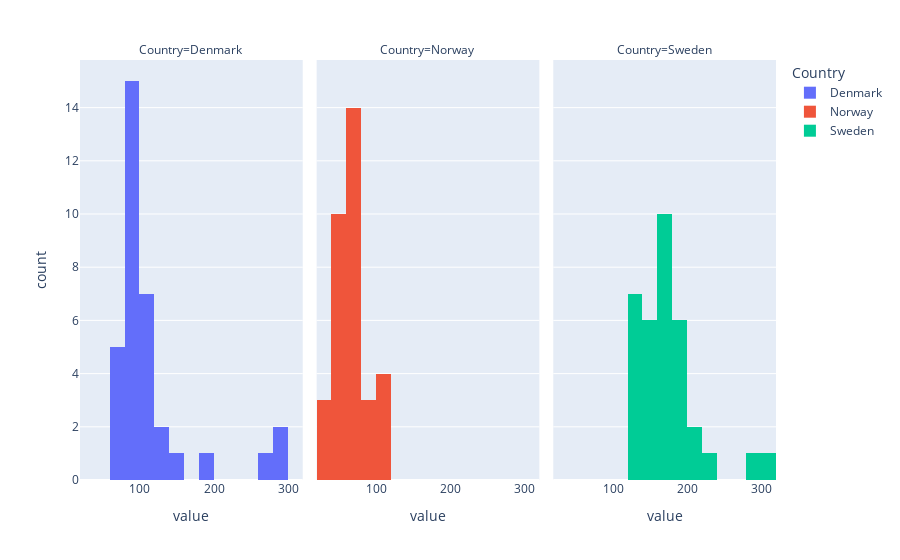

Here is the notebook cell this chart was saved with:
### Code cell
px.histogram(fav,facet_col='Country')

### Figure 1 — Plotly figure (JSON) as saved in the notebook; plotly's stock layout.template omitted (floating-point values rounded to 4 significant figures)
{"data": [{"alignmentgroup": "True", "bingroup": "x", "hovertemplate": "Country=Denmark<br>value=%{x}<br>count=%{y}<extra></extra>", "legendgroup": "Denmark", "marker": {"color": "#636efa", "pattern": {"shape": ""}}, "name": "Denmark", "offsetgroup": "Denmark", "orientation": "v", "showlegend": true, "type": "histogram", "x": [272, 293, 299, 106, 93, 73, 93, 109, 129, 129, 118, 111, 158, 186, 93, 111, 70, 83, 63, 81, 93, 81, 70, 89, 89, 62, 101, 97, 108, 81, 92, 93, 94, 81], "xaxis": "x", "yaxis": "y"}, {"alignmentgroup": "True", "bingroup": "x", "hovertemplate": "Country=Norway<br>value=%{x}<br>count=%{y}<extra></extra>", "legendgroup": "Norway", "marker": {"color": "#EF553B", "pattern": {"shape": ""}}, "name": "Norway", "offsetgroup": "Norway", "orientation": "v", "showlegend": true, "type": "histogram", "x": [116, 77, 106, 51, 31, 54, 56, 80, 73, 76, 83, 103, 74, 92, 60, 65, 70, 104, 31, 36, 56, 78, 74, 77, 73, 57, 53, 73, 66, 75, 46, 49, 53, 59], "xaxis": "x2", "yaxis": "y2"}, {"alignmentgroup": "True", "bingroup": "x", "hovertemplate": "Country=Sweden<br>value=%{x}<br>count=%{y}<extra></extra>", "legendgroup": "Sweden", "marker": {"color": "#00cc96", "pattern": {"shape": ""}}, "name": "Sweden", "offsetgroup": "Sweden", "orientation": "v", "showlegend": true, "type": "histogram", "x": [281, 308, 222, 176, 128, 158, 187, 198, 171, 182, 130, 167, 179, 203, 192, 176, 161, 151, 123, 170, 138, 184, 149, 161, 129, 205, 139, 193, 165, 167, 159, 134, 140, 140], "xaxis": "x3", "yaxis": "y3"}], "layout": {"annotations": [{"font": {}, "showarrow": false, "text": "Country=Denmark", "x": 0.16, "xanchor": "center", "xref": "paper", "y": 1, "yanchor": "bottom", "yref": "paper"}, {"font": {}, "showarrow": false, "text": "Country=Norway", "x": 0.5, "xanchor": "center", "xref": "paper", "y": 1, "yanchor": "bottom", "yref": "paper"}, {"font": {}, "showarrow": false, "text": "Country=Sweden", "x": 0.84, "xanchor": "center", "xref": "paper", "y": 1, "yanchor": "bottom", "yref": "paper"}], "barmode": "relative", "legend": {"title": {"text": "Country"}, "tracegroupgap": 0}, "margin": {"t": 60}, "xaxis": {"anchor": "y", "domain": [0, 0.32], "title": {"text": "value"}}, "xaxis2": {"anchor": "y2", "domain": [0.34, 0.66], "matches": "x", "title": {"text": "value"}}, "xaxis3": {"anchor": "y3", "domain": [0.68, 1.0], "matches": "x", "title": {"text": "value"}}, "yaxis": {"anchor": "x", "domain": [0, 1], "title": {"text": "count"}}, "yaxis2": {"anchor": "x2", "domain": [0, 1], "matches": "y", "showticklabels": false}, "yaxis3": {"anchor": "x3", "domain": [0, 1], "matches": "y", "showticklabels": false}}}
